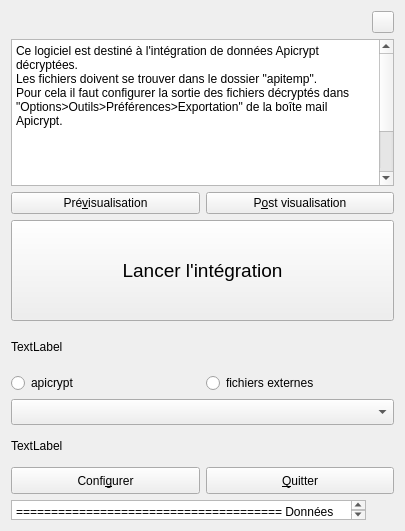
<?xml version="1.0" encoding="UTF-8"?>
<ui version="4.0">
 <class>ApiDialog</class>
 <widget class="QWidget" name="ApiDialog">
  <property name="geometry">
   <rect>
    <x>0</x>
    <y>0</y>
    <width>405</width>
    <height>531</height>
   </rect>
  </property>
  <property name="windowTitle">
   <string>Intégration des messages apicrypt</string>
  </property>
  <layout class="QGridLayout" name="gridLayout_3">
   <item row="0" column="0">
    <spacer name="horizontalSpacer">
     <property name="orientation">
      <enum>Qt::Horizontal</enum>
     </property>
     <property name="sizeHint" stdset="0">
      <size>
       <width>464</width>
       <height>20</height>
      </size>
     </property>
    </spacer>
   </item>
   <item row="0" column="1">
    <widget class="QPushButton" name="pushButton_Apropos">
     <property name="minimumSize">
      <size>
       <width>22</width>
       <height>22</height>
      </size>
     </property>
     <property name="maximumSize">
      <size>
       <width>22</width>
       <height>22</height>
      </size>
     </property>
     <property name="toolTip">
      <string>About Personnes</string>
     </property>
     <property name="text">
      <string/>
     </property>
    </widget>
   </item>
   <item row="1" column="0" colspan="2">
    <widget class="QTextEdit" name="textEdit">
     <property name="minimumSize">
      <size>
       <width>381</width>
       <height>111</height>
      </size>
     </property>
     <property name="html">
      <string>&lt;!DOCTYPE HTML PUBLIC &quot;-//W3C//DTD HTML 4.0//EN&quot; &quot;http://www.w3.org/TR/REC-html40/strict.dtd&quot;&gt;
&lt;html&gt;&lt;head&gt;&lt;meta name=&quot;qrichtext&quot; content=&quot;1&quot; /&gt;&lt;style type=&quot;text/css&quot;&gt;
p, li { white-space: pre-wrap; }
&lt;/style&gt;&lt;/head&gt;&lt;body style=&quot; font-family:'Lucida Grande'; font-size:13pt; font-weight:400; font-style:normal;&quot;&gt;
&lt;p style=&quot; margin-top:0px; margin-bottom:0px; margin-left:0px; margin-right:0px; -qt-block-indent:0; text-indent:0px;&quot;&gt;&lt;span style=&quot; font-family:'Sans Serif'; font-size:9pt;&quot;&gt;Ce logiciel est destiné à l'intégration de données Apicrypt décryptées.&lt;/span&gt;&lt;/p&gt;
&lt;p style=&quot; margin-top:0px; margin-bottom:0px; margin-left:0px; margin-right:0px; -qt-block-indent:0; text-indent:0px;&quot;&gt;&lt;span style=&quot; font-family:'Sans Serif'; font-size:9pt;&quot;&gt;Les fichiers doivent se trouver dans le dossier &amp;quot;apitemp&amp;quot;.&lt;/span&gt;&lt;/p&gt;
&lt;p style=&quot; margin-top:0px; margin-bottom:0px; margin-left:0px; margin-right:0px; -qt-block-indent:0; text-indent:0px;&quot;&gt;&lt;span style=&quot; font-family:'Sans Serif'; font-size:9pt;&quot;&gt;Pour cela il faut configurer la sortie des fichiers décryptés dans &amp;quot;Options&amp;gt;Outils&amp;gt;Préférences&amp;gt;Exportation&amp;quot; de la boîte mail  Apicrypt.&lt;/span&gt;&lt;/p&gt;
&lt;p style=&quot;-qt-paragraph-type:empty; margin-top:0px; margin-bottom:0px; margin-left:0px; margin-right:0px; -qt-block-indent:0; text-indent:0px; font-family:'Sans Serif'; font-size:9pt;&quot;&gt;&lt;/p&gt;
&lt;p style=&quot; margin-top:0px; margin-bottom:0px; margin-left:0px; margin-right:0px; -qt-block-indent:0; text-indent:0px;&quot;&gt;&lt;span style=&quot; font-family:'Sans Serif'; font-size:9pt;&quot;&gt;&lt;br /&gt;&lt;/span&gt;&lt;/p&gt;
&lt;p style=&quot; margin-top:0px; margin-bottom:0px; margin-left:0px; margin-right:0px; -qt-block-indent:0; text-indent:0px;&quot;&gt;&lt;img src=&quot;:/images/image_apicrypt.png&quot; /&gt;&lt;/p&gt;
&lt;p style=&quot;-qt-paragraph-type:empty; margin-top:0px; margin-bottom:0px; margin-left:0px; margin-right:0px; -qt-block-indent:0; text-indent:0px; font-family:'MS Shell Dlg 2'; font-size:8pt;&quot;&gt;&lt;/p&gt;
&lt;p style=&quot; margin-top:0px; margin-bottom:0px; margin-left:0px; margin-right:0px; -qt-block-indent:0; text-indent:0px;&quot;&gt;&lt;span style=&quot; font-family:'MS Shell Dlg 2'; font-size:8pt;&quot;&gt;&lt;br /&gt;&lt;/span&gt;&lt;/p&gt;&lt;/body&gt;&lt;/html&gt;</string>
     </property>
    </widget>
   </item>
   <item row="2" column="0" colspan="2">
    <layout class="QGridLayout" name="gridLayout_2">
     <item row="0" column="0">
      <widget class="QPushButton" name="preVisuButton">
       <property name="text">
        <string>Pré&amp;visualisation</string>
       </property>
      </widget>
     </item>
     <item row="0" column="1">
      <widget class="QPushButton" name="postvisuButton">
       <property name="text">
        <string>P&amp;ost visualisation</string>
       </property>
      </widget>
     </item>
    </layout>
   </item>
   <item row="3" column="0" colspan="2">
    <widget class="QPushButton" name="pushButton">
     <property name="minimumSize">
      <size>
       <width>201</width>
       <height>101</height>
      </size>
     </property>
     <property name="font">
      <font>
       <pointsize>14</pointsize>
      </font>
     </property>
     <property name="text">
      <string>Lancer l'intégration</string>
     </property>
    </widget>
   </item>
   <item row="4" column="0" colspan="2">
    <widget class="QLabel" name="label">
     <property name="minimumSize">
      <size>
       <width>200</width>
       <height>40</height>
      </size>
     </property>
     <property name="text">
      <string>TextLabel</string>
     </property>
    </widget>
   </item>
   <item row="5" column="0" colspan="2">
    <layout class="QHBoxLayout" name="horizontalLayout">
     <item>
      <widget class="QRadioButton" name="radioButton">
       <property name="text">
        <string>apicrypt</string>
       </property>
      </widget>
     </item>
     <item>
      <widget class="QRadioButton" name="radioButton_2">
       <property name="text">
        <string>fichiers externes</string>
       </property>
      </widget>
     </item>
    </layout>
   </item>
   <item row="6" column="0" colspan="2">
    <widget class="QComboBox" name="usersBox">
     <property name="minimumSize">
      <size>
       <width>201</width>
       <height>26</height>
      </size>
     </property>
    </widget>
   </item>
   <item row="7" column="0" colspan="2">
    <widget class="QLabel" name="codecLabel">
     <property name="minimumSize">
      <size>
       <width>0</width>
       <height>30</height>
      </size>
     </property>
     <property name="text">
      <string>TextLabel</string>
     </property>
    </widget>
   </item>
   <item row="8" column="0" colspan="2">
    <layout class="QGridLayout" name="gridLayout">
     <item row="0" column="0">
      <widget class="QPushButton" name="pushButton_3">
       <property name="minimumSize">
        <size>
         <width>171</width>
         <height>27</height>
        </size>
       </property>
       <property name="text">
        <string>Confi&amp;gurer</string>
       </property>
      </widget>
     </item>
     <item row="0" column="1">
      <widget class="QPushButton" name="pushButton_2">
       <property name="minimumSize">
        <size>
         <width>171</width>
         <height>27</height>
        </size>
       </property>
       <property name="text">
        <string>&amp;Quitter</string>
       </property>
      </widget>
     </item>
    </layout>
   </item>
   <item row="9" column="0">
    <widget class="QTextEdit" name="textEdit_changeLog">
     <property name="maximumSize">
      <size>
       <width>16777215</width>
       <height>20</height>
      </size>
     </property>
     <property name="html">
      <string>&lt;!DOCTYPE HTML PUBLIC &quot;-//W3C//DTD HTML 4.0//EN&quot; &quot;http://www.w3.org/TR/REC-html40/strict.dtd&quot;&gt;
&lt;html&gt;&lt;head&gt;&lt;meta name=&quot;qrichtext&quot; content=&quot;1&quot; /&gt;&lt;style type=&quot;text/css&quot;&gt;
p, li { white-space: pre-wrap; }
&lt;/style&gt;&lt;/head&gt;&lt;body style=&quot; font-family:'Lucida Grande'; font-size:13pt; font-weight:400; font-style:normal;&quot;&gt;
&lt;p style=&quot; margin-top:0px; margin-bottom:0px; margin-left:0px; margin-right:0px; -qt-block-indent:0; text-indent:0px;&quot;&gt;&lt;span style=&quot; font-family:'courier'; font-size:9pt;&quot;&gt;====================================== Données du poste de travail =======================================&lt;br /&gt;&lt;/span&gt;&lt;span style=&quot; font-family:'Sans Serif'; font-size:9pt;&quot;&gt;Adresse IP&lt;/span&gt;&lt;span style=&quot; font-family:'courier'; font-size:9pt;&quot;&gt; &lt;/span&gt;&lt;span style=&quot; font-family:'Sans Serif'; font-size:9pt;&quot;&gt;:&lt;/span&gt;&lt;span style=&quot; font-family:'courier'; font-size:9pt;&quot;&gt;    &lt;/span&gt;&lt;span style=&quot; font-family:'Sans Serif'; font-size:9pt;&quot;&gt;{{IP_ADR}}&lt;/span&gt;&lt;/p&gt;
&lt;p style=&quot; margin-top:0px; margin-bottom:0px; margin-left:0px; margin-right:0px; -qt-block-indent:0; text-indent:0px;&quot;&gt;&lt;span style=&quot; font-family:'Sans Serif'; font-size:9pt;&quot;&gt;Adresse mac&lt;/span&gt;&lt;span style=&quot; font-family:'courier'; font-size:9pt;&quot;&gt; &lt;/span&gt;&lt;span style=&quot; font-family:'Sans Serif'; font-size:9pt;&quot;&gt;:&lt;/span&gt;&lt;span style=&quot; font-family:'courier'; font-size:9pt;&quot;&gt;  &lt;/span&gt;&lt;span style=&quot; font-family:'Sans Serif'; font-size:9pt;&quot;&gt;{{MAC_ADR}}&lt;/span&gt;&lt;/p&gt;
&lt;p style=&quot; margin-top:0px; margin-bottom:0px; margin-left:0px; margin-right:0px; -qt-block-indent:0; text-indent:0px;&quot;&gt;&lt;span style=&quot; font-family:'Sans Serif'; font-size:9pt; color:#000000;&quot;&gt;Adresse du fichier de configuration&lt;/span&gt;&lt;span style=&quot; font-family:'courier'; font-size:9pt; color:#000000;&quot;&gt; &lt;/span&gt;&lt;span style=&quot; font-family:'Sans Serif'; font-size:9pt; color:#000000;&quot;&gt;: {{PATH_INI}}&lt;/span&gt;&lt;/p&gt;
&lt;p style=&quot; margin-top:0px; margin-bottom:0px; margin-left:0px; margin-right:0px; -qt-block-indent:0; text-indent:0px;&quot;&gt;&lt;span style=&quot; font-family:'courier'; font-size:9pt;&quot;&gt;========================================================================================================== &lt;br /&gt;Modif RS apitux du 20-03-2013  Version 2.16.000&lt;/span&gt;&lt;/p&gt;
&lt;p style=&quot; margin-top:0px; margin-bottom:0px; margin-left:0px; margin-right:0px; -qt-block-indent:0; text-indent:0px;&quot;&gt;&lt;span style=&quot; font-family:'courier'; font-size:9pt;&quot;&gt;- &lt;/span&gt;&lt;span style=&quot; font-family:'courier'; font-size:9pt; text-decoration: underline;&quot;&gt;FONCTIONNALITES&lt;/span&gt;&lt;span style=&quot; font-family:'courier'; font-size:9pt;&quot;&gt; : &lt;/span&gt;&lt;/p&gt;
&lt;p style=&quot; margin-top:0px; margin-bottom:0px; margin-left:0px; margin-right:0px; -qt-block-indent:0; text-indent:0px;&quot;&gt;&lt;span style=&quot; font-family:'courier'; font-size:9pt;&quot;&gt;    ° Version béta adaptée et intégrée à MedinTux.	&lt;/span&gt;&lt;/p&gt;
&lt;p style=&quot; margin-top:0px; margin-bottom:0px; margin-left:0px; margin-right:0px; -qt-block-indent:0; text-indent:0px;&quot;&gt;&lt;span style=&quot; font-family:'courier'; font-size:9pt;&quot;&gt;    ° Adaptée et fonctionne sous OSX.	&lt;/span&gt;&lt;/p&gt;
&lt;p style=&quot; margin-top:0px; margin-bottom:0px; margin-left:0px; margin-right:0px; -qt-block-indent:0; text-indent:0px;&quot;&gt;&lt;span style=&quot; font-family:'courier'; font-size:9pt;&quot;&gt;    ° intégration de APropos.	&lt;/span&gt;&lt;/p&gt;
&lt;p style=&quot; margin-top:0px; margin-bottom:0px; margin-left:0px; margin-right:0px; -qt-block-indent:0; text-indent:0px;&quot;&gt;&lt;span style=&quot; font-family:'courier'; font-size:9pt;&quot;&gt;    ° paramétrage de la police d'affichage dans le .ini&lt;/span&gt;&lt;/p&gt;
&lt;p style=&quot; margin-top:0px; margin-bottom:0px; margin-left:0px; margin-right:0px; -qt-block-indent:0; text-indent:0px;&quot;&gt;&lt;span style=&quot; font-family:'courier'; font-size:9pt;&quot;&gt;      pour permettre un affichage non proportionnel.	&lt;/span&gt;&lt;/p&gt;
&lt;p style=&quot; margin-top:0px; margin-bottom:0px; margin-left:0px; margin-right:0px; -qt-block-indent:0; text-indent:0px;&quot;&gt;&lt;span style=&quot; font-family:'courier'; font-size:9pt;&quot;&gt;		&lt;br /&gt;========================================================================================================== &lt;br /&gt;Modif RS apitux du 19-03-2013  Version 2.15.000&lt;/span&gt;&lt;/p&gt;
&lt;p style=&quot; margin-top:0px; margin-bottom:0px; margin-left:0px; margin-right:0px; -qt-block-indent:0; text-indent:0px;&quot;&gt;&lt;span style=&quot; font-family:'courier'; font-size:9pt;&quot;&gt;- &lt;/span&gt;&lt;span style=&quot; font-family:'courier'; font-size:9pt; text-decoration: underline;&quot;&gt;RECUPERATION DU CODE ORIGINAL DU Dr DESOMBRE&lt;/span&gt;&lt;/p&gt;
&lt;p style=&quot; margin-top:0px; margin-bottom:0px; margin-left:0px; margin-right:0px; -qt-block-indent:0; text-indent:0px;&quot;&gt;&lt;span style=&quot; font-family:'courier'; font-size:9pt;&quot;&gt;	&lt;/span&gt;&lt;/p&gt;&lt;/body&gt;&lt;/html&gt;</string>
     </property>
    </widget>
   </item>
  </layout>
 </widget>
 <resources/>
 <connections/>
</ui>
